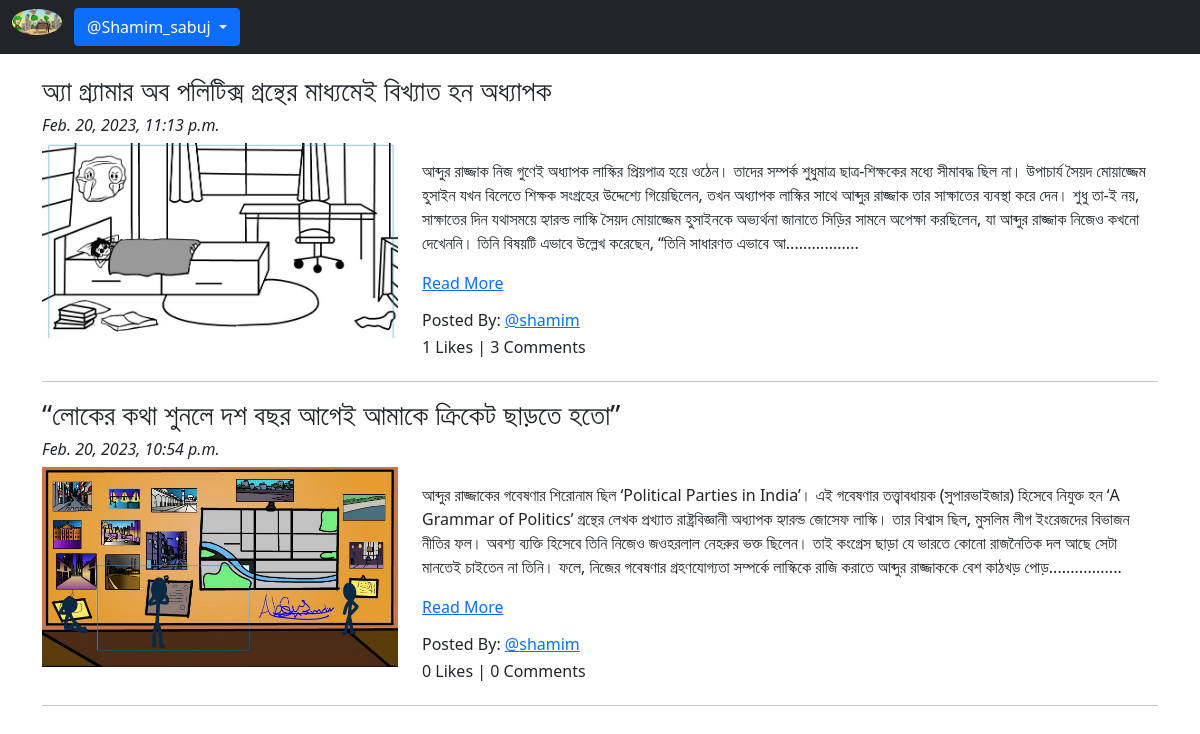
Page /blog/ (signed in) on the committed database.
### App_Blog/models.py (models this page shows, shortened)
class Blog(models.Model):
    author = models.ForeignKey(User, on_delete=models.CASCADE, related_name='post_author')
    blog_title = models.CharField(max_length=264, verbose_name='Put a title')
    slug = models.SlugField(allow_unicode=True, unique=True, max_length=264, null=True, blank=True)
    blog_content = models.TextField(verbose_name='What is on your mind')
    blog_image = models.ImageField(upload_to='blog_images', verbose_name='Image')
    publish_date = models.DateTimeField(auto_now_add=True)
    update_date = models.DateTimeField(auto_now=True)
    class Meta:
        ordering = ['-publish_date']

### App_Blog/views.py (the view)
# urls.py: path('', views.BlogList.as_view(), name='blog_list'),
class BlogList(ListView):
    context_object_name = 'blogs'
    model = Blog
    template_name = 'App_Blog/blog_list.html'

### App_Blog/templatetags/custom_filters.py (called while the page is built)
def range_filter(value):
    return value[0:500] + "................."

### templates/App_Blog/blog_list.html (shortened to what this page needs)
{% extends 'base.html' %}
{% load custom_filters %}
{% block body_block %}
    {% for blog in blogs %}
       <h3>{{ blog.blog_title }}</h3>
       <h6><i>{{ blog.publish_date }}</i></h6>
        <div class="row">
        <div class="col-sm-4">
            <img src="/media/{{ blog.blog_image }}" alt="{{ blog.blog_title }}" title="{{ blog.blog_title }}" width="100%">
        </div>
        <div class="col-sm-8">
            <p>{{ blog.blog_content|range_filter|linebreaks }} <a href="{% url 'App_Blog:blog_details' slug=blog.slug %}"> Read More</a></p>
            <h6> Posted By: <a href="#">@{{blog.author}}</a> </h6>
            <h6>{{ blog.liked_blog.count }} Likes | {{ blog.blog_comment.count }} Comments</h6>
        </div>
        </div>
        <hr>
    {% endfor %}
{% endblock %}

### templates/base.html (shortened to what this page needs)
<!DOCTYPE html>
<html lang="en">
<head>
    <link href="https://cdn.jsdelivr.net/npm/bootstrap@5.0.2/dist/css/bootstrap.min.css" rel="stylesheet">
    <link href="https://maxcdn.bootstrapcdn.com/font-awesome/4.7.0/css/font-awesome.min.css" rel="stylesheet">
</head>
<body>
    <nav class="navbar navbar-expand-sm bg-dark navbar-dark">
        <ul class="navbar-nav">
            <li class="nav-item">
                <div class="container-fluid">
                    <a class="nav-item-active" href="{% url 'Index' %}"><img src="/media/profile_pics/logo.png" width="50px" class="rounded-circle"></a>
                </div>
            </li>
            {% if user.is_authenticated %}
            <div class=" dropdown">
                <a class="btn btn-primary dropdown-toggle" href="#" data-bs-toggle="dropdown">
                    @{{ user.username }}
                </a>
            </div>
            {% endif %}
        </ul>
    </nav>
    <div class="container" style="padding-top: 20px">
        {% block body_block %}
        {% endblock %}
    </div>
</body>
</html>

### rows in the picture
Blog: blog_title "অ্যা গ্র্যামার অব পলিটিক্স গ্রন্থের মাধ্যমেই বিখ্যাত হন অধ্যাপক", publish_date "Feb. 20, 2023, 11:13 p.m.", blog_image (picture), blog_content|range_filter "আব্দুর রাজ্জাক নিজ গুণেই অধ্যাপক লাস্কির প্রিয়পাত্র হয়ে ওঠেন। তাদের সম্পর্ক শুধুমাত্র ছাত্র-শিক্ষকের মধ্যে সীমাবদ্ধ ছিল না। উপাচার্য সৈয়দ মোয়াজ্জেম হুসাইন যখন বিলেতে শিক্ষক সংগ্রহের উদ্দেশ্যে গিয়েছিলেন, তখন অধ্যাপক লাস্কির সাথে আব্দুর রাজ্জাক তার সাক্ষাতের ব্যবস্থা করে দেন। শুধু তা-ই নয়, সাক্ষাতের দিন যথাসময়ে হ্যারল্ড লাস্কি সৈয়দ মোয়াজ্জেম হুসাইনকে অভ্যর্থনা জানাতে সিড়ির সামনে অপেক্ষা করছিলেন, যা আব্দুর রাজ্জাক নিজেও কখনো দেখেননি। তিনি বিষয়টি এভাবে উল্লেখ করেছেন, “তিনি সাধারণত এভাবে আ.................", author "shamim", liked_blog.count "1", blog_comment.count "3"
Blog: blog_title "“লোকের কথা শুনলে দশ বছর আগেই আমাকে ক্রিকেট ছাড়তে হতো”", publish_date "Feb. 20, 2023, 10:54 p.m.", blog_image (picture), blog_content|range_filter "আব্দুর রাজ্জাকের গবেষণার শিরোনাম ছিল ‘Political Parties in India’। এই গবেষণার তত্ত্বাবধায়ক (সুপারভাইজার) হিসেবে নিযুক্ত হন ‘A Grammar of Politics’ গ্রন্থের লেখক প্রখ্যাত রাষ্ট্রবিজ্ঞানী অধ্যাপক হ্যারল্ড জোসেফ লাস্কি। তার বিশ্বাস ছিল, মুসলিম লীগ ইংরেজদের বিভাজন নীতির ফল। অবশ্য ব্যক্তি হিসেবে তিনি নিজেও জওহরলাল নেহরুর ভক্ত ছিলেন। তাই কংগ্রেস ছাড়া যে ভারতে কোনো রাজনৈতিক দল আছে সেটা মানতেই চাইতেন না তিনি। ফলে, নিজের গবেষণার গ্রহণযোগ্যতা সম্পর্কে লাস্কিকে রাজি করাতে আব্দুর রাজ্জাককে বেশ কাঠখড় পোড়.................", author "shamim", liked_blog.count "0", blog_comment.count "0"

### other values in the picture
{{ user.username }} "Shamim_sabuj"
